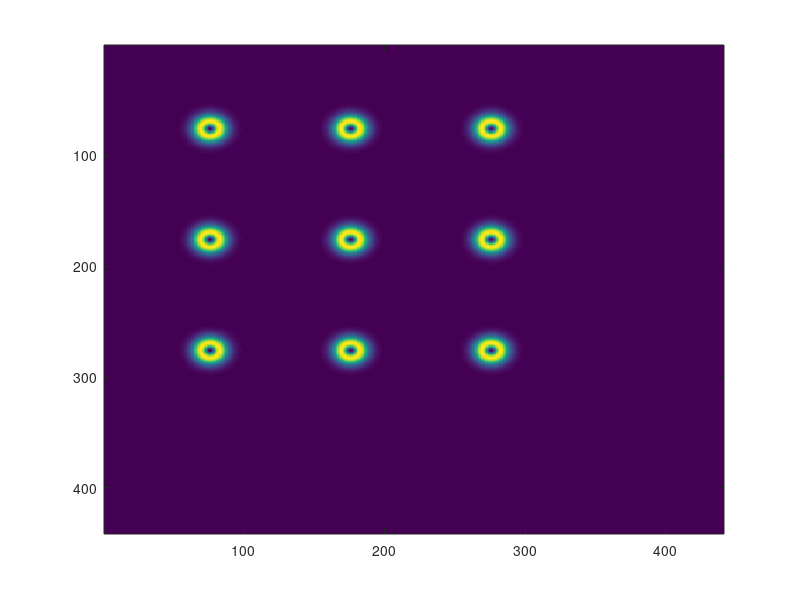
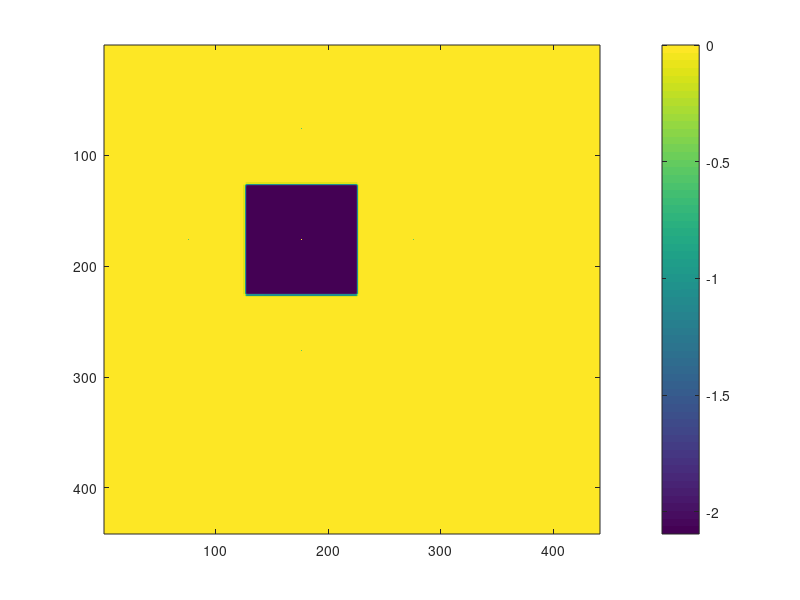

MATLAB code for these plots, in order: (Note: this script raises an error after producing the figures.)
clc;
clear all;
close all;

%% define a backbone
global lambda k AmpImage N M meshSize z;
N = 3; %3by3
space = 200e-6; %Spacing between elements
z = 1000e-6; % Distance of Image plane from the resonator plane

lambda = 1.550e-6;
k = 2 * pi / lambda;

Amp_sample = ones(N,N);
Amp_sample(1,1)=1;
Phase_sample = [0	0	0
0	-2.09439510239320	0
0	0	0];

% sizeOfResonator = 10e-6; %10um.
spotSizeOuter = 20e-6;
spotSizeInner = 10e-6;
meshSize = 2000E-9;

boundary = 00e-6;

nearFields{N,N} = 0;

totalMesh = (space + boundary+ spotSizeOuter)*(N+1)/meshSize;

[xsNear, ysNear] = meshgrid((0:totalMesh) .* meshSize); % defining near field grid + xN/2

nearField = 0;

%% Generate the sample plane profile
for col = 1:N
    for row = 1:N
        nearFields{row, col} = Amp_sample(row, col) *...
            (exp((-((xsNear - boundary*2 - (col-0.25) * space).^2 + ...
            (ysNear - boundary*2 - (row-0.25) * space).^2) / (spotSizeOuter^2)))-...
            exp((-((xsNear - boundary*2 - (col-0.25) * space).^2 + ...
            (ysNear - boundary*2 - (row-0.25) * space).^2) / (spotSizeInner^2))))* ...
            exp(1i * Phase_sample(row, col));
        nearField = nearField + nearFields{row, col};
    end
end

figure;
imagesc(abs(nearField));

figure;
imagesc(angle(nearField));
colorbar

%% calculate the hologram
E_holo = HologramHelperClass.supperposition(conj(nearField));

figure;
imagesc(abs((E_holo.*E_holo)));

figure;
imagesc(angle(E_holo));
